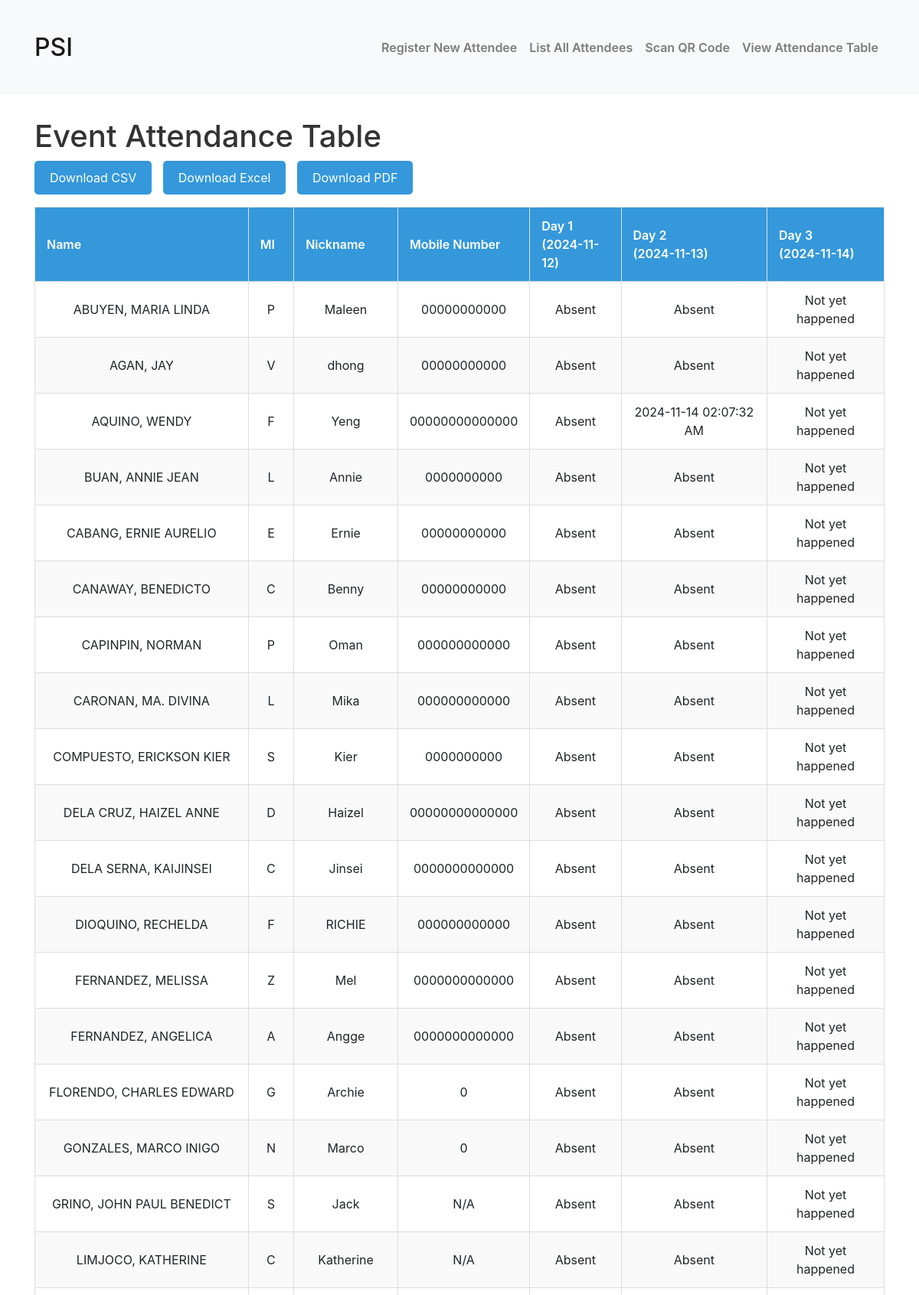
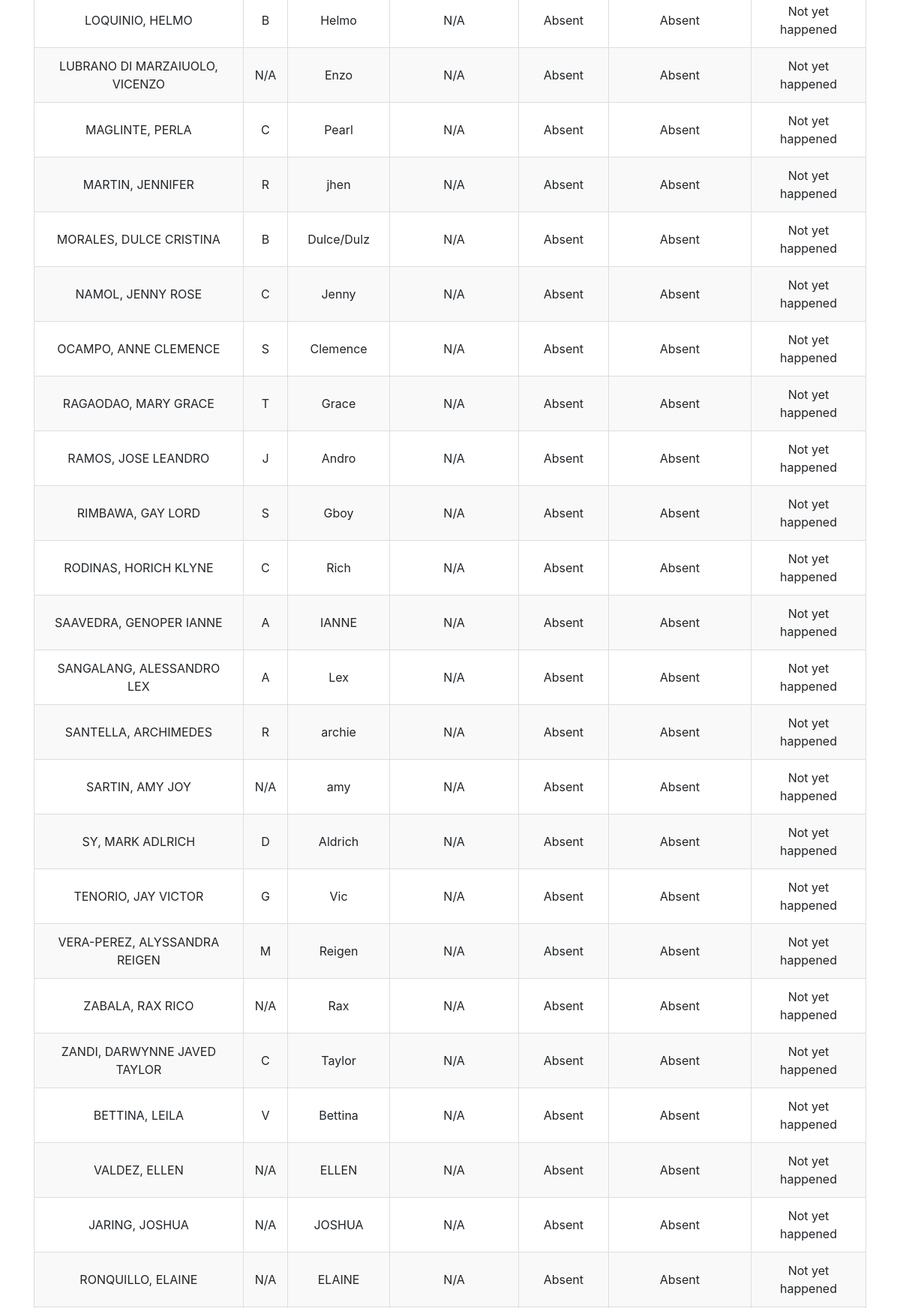
The page /attendance-table/ (upper part) on the database its author committed (2 pictures, top to bottom).
### myApp/models.py (models this page shows, shortened)
class Attendee(models.Model):
    first_name = models.CharField(max_length=100)
    last_name = models.CharField(max_length=100, null=True, blank=True)
    middle_initial = models.CharField(max_length=2, null=True, blank=True)
    nickname = models.CharField(max_length=100, unique=True, null=True, blank=True)  # Ensure nickname is unique
    mobile_number = models.CharField(max_length=15, null=True, blank=True)
    email = models.EmailField(null=True, blank=True)  # Email is no longer unique and can be nullable

### myApp/views.py (the view)
# urls.py: path("attendance-table/", views.attendance_table, name="attendance_table"),
def attendance_table(request):
    event_start_date = timezone.datetime(2024, 11, 12, tzinfo=timezone.get_current_timezone())  # Ensure the date is timezone-aware
    event_days = [event_start_date + timezone.timedelta(days=i) for i in range(3)]
    attendees = Attendee.objects.all()
    attendance_data = []
    today = timezone.now().date()  # Get today's date
    manila_tz = pytz_timezone('Asia/Manila')  # Manila Time (PST)
    for attendee in attendees:
        full_name = f"{attendee.last_name}, {attendee.first_name}"
        middle_initial = attendee.middle_initial if attendee.middle_initial else "N/A"
        nickname = attendee.nickname if attendee.nickname else "N/A"
        mobile_number = attendee.mobile_number if attendee.mobile_number else "N/A"
        row = {
            'name': full_name,
            'middle_initial': middle_initial,
            'nickname': nickname,
            'mobile_number': mobile_number
        }
        for i, day in enumerate(event_days, start=1):
            event_day = timezone.make_aware(day) if not day.tzinfo else day
            if event_day.date() <= today:
                attendance_record = Attendance.objects.filter(
                    attendee=attendee,
                    scanned_at__date=event_day.date()  # Compare only the date part
                ).first()
                if attendance_record:
                    manila_time = attendance_record.scanned_at.astimezone(manila_tz)
                    row[f'day_{i}'] = manila_time.strftime('%Y-%m-%d %I:%M:%S %p')
                else:
                    row[f'day_{i}'] = "Absent"
            else:
                row[f'day_{i}'] = "Not yet happened"
        attendance_data.append(row)
    return render(request, 'myApp/attendance_table.html', {
        'attendance_data': attendance_data,
        'event_days': event_days,
    })

### myApp/templates/myApp/attendance_table.html (shortened to what this page needs)
{% load static %}
<!DOCTYPE html>
<html lang="en">
<head>
    <link href="https://stackpath.bootstrapcdn.com/bootstrap/4.5.2/css/bootstrap.min.css" rel="stylesheet">
</head>
<body>
    {% include 'myApp/header.html' %}
    <div class="container">
        <h1>Event Attendance Table</h1>
        <div class="download-buttons mb-3">
            <button class="btn-download" id="downloadCSV">Download CSV</button>
            <button class="btn-download" id="downloadExcel">Download Excel</button>
            <button class="btn-download" id="downloadPDF">Download PDF</button>
        </div>
        <table id="attendanceTable">
            <thead>
                <tr>
                    <th>Name</th>
                    <th>MI</th>
                    <th>Nickname</th>
                    <th>Mobile Number</th>
                    {% for day in event_days %}
                        <th>Day {{ forloop.counter }}<br>({{ day|date:"Y-m-d" }})</th>
                    {% endfor %}
                </tr>
            </thead>
            <tbody>
                {% for row in attendance_data %}
                    <tr>
                        <td>{{ row.name }}</td>
                        <td>{{ row.middle_initial }}</td>
                        <td>{{ row.nickname }}</td>
                        <td>{{ row.mobile_number }}</td>
                        <td>{{ row.day_1 }}</td>
                        <td>{{ row.day_2 }}</td>
                        <td>{{ row.day_3 }}</td>
                    </tr>
                {% endfor %}
            </tbody>
        </table>
    </div>
</body>
</html>

### myApp/templates/myApp/attendance_table.html (style rules this page uses)
body { font-family: 'Poppins', sans-serif; background-color: #f4f7fa; margin: 0; padding: 0; }
h1 { font-size: 2rem; color: #333; margin-bottom: 30px; font-weight: 600; }
table { width: 100%; border-collapse: collapse; margin-bottom: 30px; }
th, td { border: 1px solid #ddd; padding: 12px 15px; text-align: center; font-size: 1rem; }
th { background-color: #3498db; color: white; font-weight: 600; cursor: pointer; }
tr:nth-child(even) { background-color: #f9f9f9; }
.container { width: 90%; max-width: 1200px; margin: 0 auto; padding: 30px 0; }
.btn-download { background-color: #3498db; color: white; padding: 10px 20px; border-radius: 5px; cursor: pointer; margin-right: 10px; border: none; }

### rows shown on the page
Attendee: nickname "Maleen", mobile_number "00000000000"
Attendee: nickname "dhong", mobile_number "00000000000"
Attendee: nickname "Yeng", mobile_number "00000000000000"
Attendee: nickname "Annie", mobile_number "0000000000"
Attendee: nickname "Ernie", mobile_number "00000000000"
Attendee: nickname "Benny", mobile_number "00000000000"
Attendee: nickname "Oman", mobile_number "000000000000"
Attendee: nickname "Mika", mobile_number "000000000000"
Attendee: nickname "Kier", mobile_number "0000000000"
Attendee: nickname "Haizel", mobile_number "00000000000000"
Attendee: nickname "Jinsei", mobile_number "0000000000000"
Attendee: nickname "RICHIE", mobile_number "000000000000"
Attendee: nickname "Mel", mobile_number "0000000000000"
Attendee: nickname "Angge", mobile_number "0000000000000"
Attendee: nickname "Archie"
Attendee: nickname "Marco"
Attendee: nickname "Jack"
Attendee: nickname "Katherine"
Attendee: nickname "Helmo"
Attendee: nickname "Enzo"
Attendee: nickname "Pearl"
Attendee: nickname "jhen"
Attendee: nickname "Dulce/Dulz"
Attendee: nickname "Jenny"
Attendee: nickname "Clemence"
Attendee: nickname "Grace"
Attendee: nickname "Andro"
Attendee: nickname "Gboy"
Attendee: nickname "Rich"
Attendee: nickname "IANNE"
Attendee: nickname "Lex"
Attendee: nickname "archie"
Attendee: nickname "amy"
Attendee: nickname "Aldrich"
Attendee: nickname "Vic"
Attendee: nickname "Reigen"
Attendee: nickname "Rax"
Attendee: nickname "Taylor"
Attendee: nickname "Bettina"
Attendee: nickname "ELLEN"
Attendee: nickname "JOSHUA"
Attendee: nickname "ELAINE"

### other values the page prints
{{ day|date:"Y-m-d" }} "2024-11-12" "2024-11-13" "2024-11-14"
{{ row.name }} "ABUYEN, MARIA LINDA" "AGAN, JAY" "AQUINO, WENDY" "BUAN, ANNIE JEAN" "CABANG, ERNIE AURELIO" "CANAWAY, BENEDICTO" "CAPINPIN, NORMAN" "CARONAN, MA. DIVINA" "COMPUESTO, ERICKSON KIER" "DELA CRUZ, HAIZEL ANNE" "DELA SERNA, KAIJINSEI" "DIOQUINO, RECHELDA" "FERNANDEZ, MELISSA" "FERNANDEZ, ANGELICA" "FLORENDO, CHARLES EDWARD" "GONZALES, MARCO INIGO" "GRINO, JOHN PAUL BENEDICT" "LIMJOCO, KATHERINE" "LOQUINIO, HELMO" "LUBRANO DI MARZAIUOLO, VICENZO" "MAGLINTE, PERLA" "MARTIN, JENNIFER" "MORALES, DULCE CRISTINA" "NAMOL, JENNY ROSE" "OCAMPO, ANNE CLEMENCE" "RAGAODAO, MARY GRACE" "RAMOS, JOSE LEANDRO" "RIMBAWA, GAY LORD" "RODINAS, HORICH KLYNE" "SAAVEDRA, GENOPER IANNE" "SANGALANG, ALESSANDRO LEX" "SANTELLA, ARCHIMEDES" "SARTIN, AMY JOY" "SY, MARK ADLRICH" "TENORIO, JAY VICTOR" "VERA-PEREZ, ALYSSANDRA REIGEN" "ZABALA, RAX RICO" "ZANDI, DARWYNNE JAVED TAYLOR" "BETTINA, LEILA" "VALDEZ, ELLEN" "JARING, JOSHUA" "RONQUILLO, ELAINE"
{{ row.middle_initial }} "P" "V" "F" "L" "E" "C" "P" "L" "S" "D" "C" "F" "Z" "A" "G" "N" "S" "C" "B" "N/A" "C" "R" "B" "C" "S" "T" "J" "S" "C" "A" "A" "R" "N/A" "D" "G" "M" "N/A" "C" "V" "N/A" "N/A" "N/A"
{{ row.day_1 }} "Absent" "Absent" "Absent" "Absent" "Absent" "Absent" "Absent" "Absent" "Absent" "Absent" "Absent" "Absent" "Absent" "Absent" "Absent" "Absent" "Absent" "Absent" "Absent" "Absent" "Absent" "Absent" "Absent" "Absent" "Absent" "Absent" "Absent" "Absent" "Absent" "Absent" "Absent" "Absent" "Absent" "Absent" "Absent" "Absent" "Absent" "Absent" "Absent" "Absent" "Absent" "Absent"
{{ row.day_2 }} "Absent" "Absent" "2024-11-14 02:07:32 AM" "Absent" "Absent" "Absent" "Absent" "Absent" "Absent" "Absent" "Absent" "Absent" "Absent" "Absent" "Absent" "Absent" "Absent" "Absent" "Absent" "Absent" "Absent" "Absent" "Absent" "Absent" "Absent" "Absent" "Absent" "Absent" "Absent" "Absent" "Absent" "Absent" "Absent" "Absent" "Absent" "Absent" "Absent" "Absent" "Absent" "Absent" "Absent" "Absent"
{{ row.day_3 }} "Not yet happened" "Not yet happened" "Not yet happened" "Not yet happened" "Not yet happened" "Not yet happened" "Not yet happened" "Not yet happened" "Not yet happened" "Not yet happened" "Not yet happened" "Not yet happened" "Not yet happened" "Not yet happened" "Not yet happened" "Not yet happened" "Not yet happened" "Not yet happened" "Not yet happened" "Not yet happened" "Not yet happened" "Not yet happened" "Not yet happened" "Not yet happened" "Not yet happened" "Not yet happened" "Not yet happened" "Not yet happened" "Not yet happened" "Not yet happened" "Not yet happened" "Not yet happened" "Not yet happened" "Not yet happened" "Not yet happened" "Not yet happened" "Not yet happened" "Not yet happened" "Not yet happened" "Not yet happened" "Not yet happened" "Not yet happened"
{{ row.mobile_number }} "0" "0" "N/A" "N/A" "N/A" "N/A" "N/A" "N/A" "N/A" "N/A" "N/A" "N/A" "N/A" "N/A" "N/A" "N/A" "N/A" "N/A" "N/A" "N/A" "N/A" "N/A" "N/A" "N/A" "N/A" "N/A" "N/A" "N/A"
